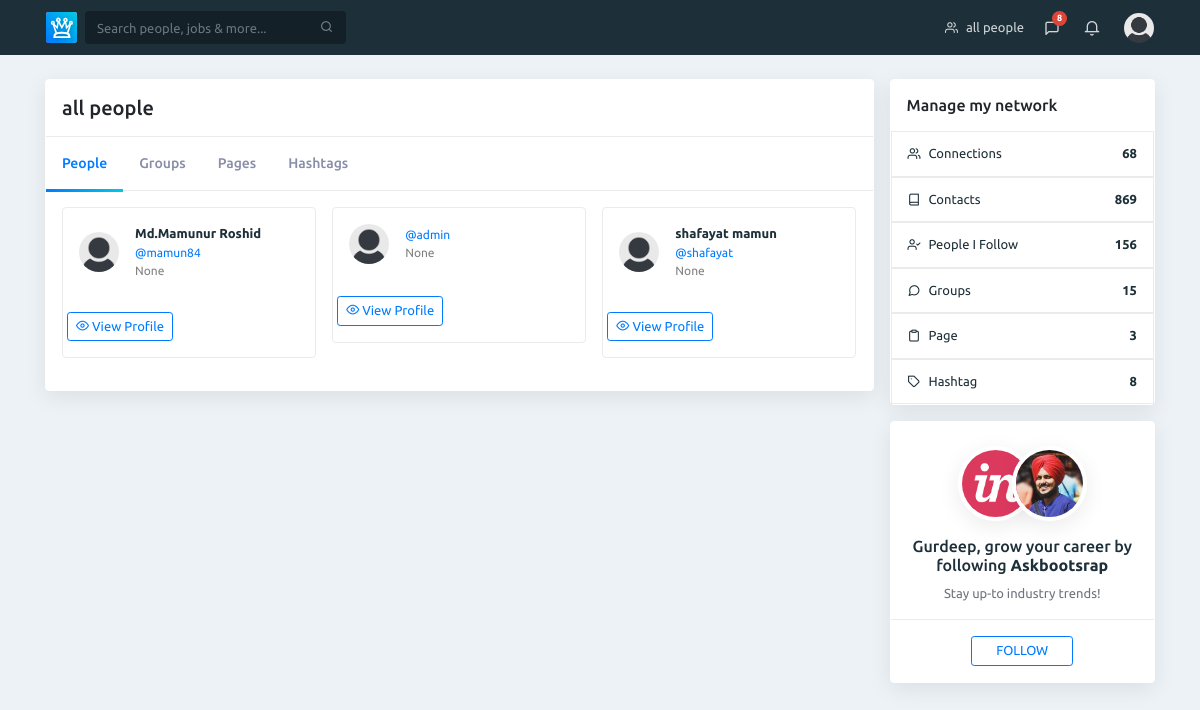
The page /user/all-people/ (signed in) on the database its author committed.
### userprofile/models.py (models this page shows, shortened)
class Profile(models.Model):
	user	                = models.OneToOneField(User, on_delete=models.CASCADE)
	following            	= models.ManyToManyField("self", related_name="followers",symmetrical=False,blank=True)
	occupation				= models.CharField(null=True, blank=True, max_length=20,choices=OCCUPATION)
	education				= models.CharField(null=True, blank=True, max_length=100)
	birthday  				= models.DateField(null=True, blank=True)
	gender					= models.CharField(null=True, blank=True, max_length=6,choices=GENDER)
	height					= models.CharField(null=True, blank=True, max_length=10)
	weight					= models.CharField(null=True, blank=True, max_length=10)
	religion				= models.CharField(null=True, blank=True, max_length=20,choices=RELIGION)
	marital_status			= models.CharField(null=True, blank=True, max_length=20,choices=MARITAL_STATUS)
	contact_no				= models.CharField(null=True, blank=True, max_length=11)
	present_address 		= models.TextField(null=True, blank=True)
	permanent_address		= models.TextField(null=True, blank=True)
	profile_bio          	= models.CharField(null=True, blank=True, max_length=500)
	homepage_link        	= models.CharField(null=True, blank=True, max_length=100)
	facebook_link        	= models.CharField(null=True, blank=True, max_length=100)
	instagram_link       	= models.CharField(null=True, blank=True, max_length=100)
	linkedin_link        	= models.CharField(null=True, blank=True, max_length=100)
	profile_image        	= models.ImageField(null=True, blank=True, upload_to="profile_images/")
	view_count           	= models.IntegerField(default=1)
	date_modified        	= models.DateTimeField(User, auto_now=True)
	profile_status          = models.BooleanField(default=True)

### userprofile/views.py (the view)
# urls.py: path('all-people/', views.all_people, name='all-people'),
@login_required(login_url='login')
def all_people(request):
    if request.user.is_authenticated:
        profiles = Profile.objects.exclude(user=request.user)
        context = {"profiles": profiles}
        return render(request, "profile/all-people.html", context)
    else:
        return redirect('login')

### templates/profile/all-people.html (shortened to what this page needs)
{% extends "base.html" %} {% load static %} {% block content %}
<div class="py-4">
  <div class="container">
    <div class="row">
      <main
        class="col col-xl-9 order-xl-2 col-lg-12 order-lg-1 col-md-12 col-sm-12 col-12"
      >
        <div
          class="box shadow-sm border rounded bg-white mb-3 osahan-share-post"
        >
          <h5 class="pl-3 pt-3 pr-3 border-bottom mb-0 pb-3">
            all people
          </h5>
          <ul
            class="nav border-bottom osahan-line-tab"
            id="myTab"
            role="tablist"
          >
            <li class="nav-item">
              <a
                class="nav-link active"
                id="home-tab"
                data-toggle="tab"
                href="#home"
                role="tab"
                aria-controls="home"
                aria-selected="true"
                >People</a
              >
            </li>
            <li class="nav-item">
              <a
                class="nav-link"
                id="profile-tab"
                data-toggle="tab"
                href="#profile"
                role="tab"
                aria-controls="profile"
                aria-selected="false"
                >Groups</a
              >
            </li>
            <li class="nav-item">
              <a
                class="nav-link"
                id="contact-tab"
                data-toggle="tab"
                href="#contact"
                role="tab"
                aria-controls="contact"
                aria-selected="false"
                >Pages</a
              >
            </li>
            <li class="nav-item">
              <a
                class="nav-link"
                id="type-tab"
                data-toggle="tab"
                href="#type"
                role="tab"
                aria-controls="type"
                aria-selected="false"
                >Hashtags</a
              >
            </li>
          </ul>
          <div class="tab-content" id="myTabContent">
            <div
              class="tab-pane fade show active"
              id="home"
              role="tabpanel"
              aria-labelledby="home-tab"
            >
              <div class="p-3">
                <div class="row">
                  {% if profiles %} {% for profile in profiles %}
                  <div class="col-md-4">
                    <a href="{% url 'profile' profile.user.id %}">
                      <div class="border network-item rounded mb-3">
                        <div
                          class="p-3 d-flex align-items-center network-item-header"
                        >
                          <div class="dropdown-list-image mr-3">
                            {% if profile.profile_image %}
                            <img
                              class="rounded-circle"
                              src="{{ profile.profile_image.url }}"
                              alt="{{profile.user.username}}"
                            />
                            {% else %}
                            <img
                              class="rounded-circle"
                              src="{% static 'images/default_profile_pic.png' %}"
                              alt="{{profile.user.username}}"
                            />
                            {% endif %}
                          </div>
                          <div class="font-weight-bold">
                            <div class="font-weight-bold text-dark mb-0">
                              {{ profile.user.first_name }} {{ profile.user.last_name }}
                            </div>
                            <div class="small text-primary mb-0">
                              @{{ profile.user.username }}
                            </div>
                            <div class="small text-black-50">
                              {{profile.occupation}}
                            </div>
                          </div>
                        </div>
                        <div
                          class="network-item-footer py-3 d-flex text-center"
                        >
                          <div class="col-6 pr-3 pl-1">
                            <a href="{% url 'profile' profile.user.id %}" class="btn btn-outline-primary btn-sm btn-block">
                              <i class="feather-eye"></i> View Profile
                            </a>
                          </div>
                        </div>
                      </div>
                    </a>
                  </div>
                  {% endfor %} {% endif %}
                </div>
              </div>
            </div>
          </div>
        </div>
      </main>
      <aside class="col col-xl-3 order-xl-2 col-lg-12 order-lg-2 col-12">
        <div class="box mb-3 shadow-sm border rounded bg-white list-sidebar">
          <div class="box-title p-3">
            <h6 class="m-0">Manage my network</h6>
          </div>
          <ul class="list-group list-group-flush">
            <a href="#">
              <li
                class="list-group-item pl-3 pr-3 d-flex align-items-center text-dark"
              >
                <i class="feather-users mr-2 text-dark"></i> Connections
                <span class="ml-auto font-weight-bold">68</span>
              </li>
            </a>
            <a href="#">
              <li
                class="list-group-item pl-3 pr-3 d-flex align-items-center text-dark"
              >
                <i class="feather-book mr-2 text-dark"></i> Contacts
                <span class="ml-auto font-weight-bold">869</span>
              </li>
            </a>
            <a href="#">
              <li
                class="list-group-item pl-3 pr-3 d-flex align-items-center text-dark"
              >
                <i class="feather-user-check mr-2 text-dark"></i> People I
                Follow <span class="ml-auto font-weight-bold">156</span>
              </li>
            </a>
            <a href="#">
              <li
                class="list-group-item pl-3 pr-3 d-flex align-items-center text-dark"
              >
                <i class="feather-message-circle mr-2 text-dark"></i> Groups
                <span class="ml-auto font-weight-bold">15</span>
              </li>
            </a>
            <a href="#">
              <li
                class="list-group-item pl-3 pr-3 d-flex align-items-center text-dark"
              >
                <i class="feather-clipboard mr-2 text-dark"></i> Page
                <span class="ml-auto font-weight-bold">3</span>
              </li>
            </a>
            <a href="#">
              <li
                class="list-group-item pl-3 pr-3 d-flex align-items-center text-dark"
              >
                <i class="feather-tag mr-2 text-dark"></i> Hashtag
                <span class="ml-auto font-weight-bold">8</span>
              </li>
            </a>
          </ul>
        </div>
        <div
          class="box shadow-sm mb-3 border rounded bg-white ads-box text-center"
        >
          <div class="image-overlap-2 pt-4">
            <img
              src="{% static 'asset/img/l4.png' %}"
              class="img-fluid rounded-circle shadow-sm"
              alt="Responsive image"
            />
            <img
              src="{% static 'asset/img/user.png' %}"
              class="img-fluid rounded-circle shadow-sm"
              alt="Responsive image"
            />
          </div>
          <div class="p-3 border-bottom">
            <h6 class="text-dark">
              Gurdeep, grow your career by following
              <span class="font-weight-bold"> Askbootsrap</span>
            </h6>
            <p class="mb-0 text-muted">Stay up-to industry trends!</p>
          </div>
          <div class="p-3">
            <button
              type="button"
              class="btn btn-outline-primary btn-sm pl-4 pr-4"
            >
              FOLLOW
            </button>
          </div>
        </div>
      </aside>
    </div>
  </div>
</div>
{% endblock %}

### templates/base.html (shortened to what this page needs)
{% load static %}
<!DOCTYPE html>
<html lang="en">
  <head>
    <link
      href="{% static 'asset/vendor/slick/slick.min.css' %}"
      rel="stylesheet"
      type="text/css"
    />
    <link
      href="{% static 'asset/vendor/slick/slick-theme.min.css' %}"
      rel="stylesheet"
      type="text/css"
    />
    <link
      href="{% static 'asset/vendor/icons/feather.css' %}"
      rel="stylesheet"
      type="text/css"
    />
    <link
      href="{% static 'asset/vendor/bootstrap/css/bootstrap.min.css' %}"
      rel="stylesheet"
    />
    <link href="{% static 'asset/css/style.css' %}" rel="stylesheet" />
  </head>
  <body>
    <nav class="navbar navbar-expand navbar-dark bg-dark osahan-nav-top p-0">
      <div class="container">
        <a class="navbar-brand mr-2" href="{% url 'home' %}"
          ><img src="{% static 'asset/img/logo.svg' %}" alt />
        </a>
        <form
          class="d-none d-sm-inline-block form-inline mr-auto my-2 my-md-0 mw-100 navbar-search"
        >
          <div class="input-group">
            <input
              type="text"
              class="form-control shadow-none border-0"
              placeholder="Search people, jobs & more..."
              aria-label="Search"
              aria-describedby="basic-addon2"
            />
            <div class="input-group-append">
              <button class="btn" type="button">
                <i class="feather-search"></i>
              </button>
            </div>
          </div>
        </form>
        <ul class="navbar-nav ml-auto d-flex align-items-center">
          <li class="nav-item">
            <a class="nav-link" href="{% url 'all-people' %}"
              ><i class="feather-users mr-2"></i
              ><span class="d-none d-lg-inline">all people</span></a
            >
          </li>
          <li class="nav-item dropdown no-arrow mx-1 osahan-list-dropdown">
            <a
              class="nav-link dropdown-toggle"
              href="#"
              role="button"
              data-toggle="dropdown"
              aria-haspopup="true"
              aria-expanded="false"
            >
              <i class="feather-message-square"></i>
              <span class="badge badge-danger badge-counter">8</span>
            </a>
          </li>
          <li class="nav-item dropdown no-arrow mx-1 osahan-list-dropdown">
            <a
              class="nav-link dropdown-toggle"
              href="#"
              role="button"
              data-toggle="dropdown"
              aria-haspopup="true"
              aria-expanded="false"
            >
              <i class="feather-bell"></i>
            </a>
          </li>
          <li class="nav-item dropdown no-arrow ml-1 osahan-profile-dropdown">
            <a
              class="nav-link dropdown-toggle pr-0"
              href="#"
              role="button"
              data-toggle="dropdown"
              aria-haspopup="true"
              aria-expanded="false"
            >
              {% if user.is_authenticated %} {% if user.profile.profile_image %}
              <img
                class="img-profile rounded-circle"
                src="{{ user.profile.profile_image.url }}"
              />
              {% else %}
              <img
                class="img-profile rounded-circle"
                src="{% static 'images/default_profile_pic.png' %}"
              />
              {% endif %} {% endif %}
            </a>
          </li>
        </ul>
      </div>
    </nav>
    {% block content %} {% endblock %}
  </body>
</html>

### rows shown on the page
Profile: user.first_name "Md.Mamunur", user.last_name "Roshid", user.username "mamun84", occupation "None"
Profile: user.username "admin", occupation "None"
Profile: user.first_name "shafayat", user.last_name "mamun", user.username "shafayat", occupation "None"
